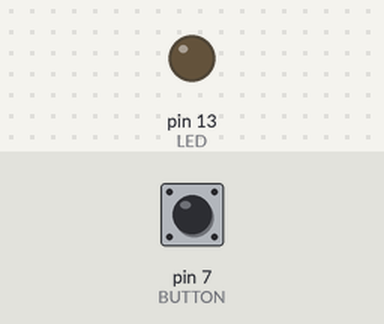
Recording of a sketch running on a simulated Arduino Uno, built with avr-gcc and run on an emulated ATmega328P. Shown: output pins drawn as LEDs (lit = HIGH). Inputs (shaded band) come from the test bench; at power-on: pin 7 (BUTTON) LOW.

Above: at 1.2 s.
1.3 s: pin 7 (BUTTON) pulled HIGH for 0.15 s
At 2.5 s:
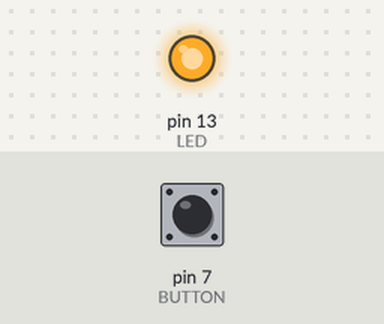
2.9 s: pin 7 (BUTTON) pulled HIGH for 1 s
At 3.9 s:
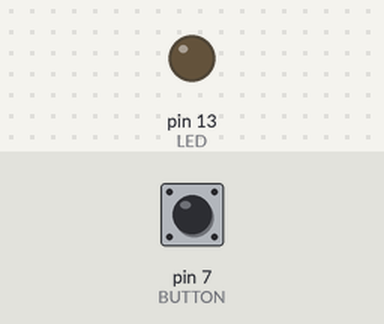
5.4 s: pin 7 (BUTTON) pulled HIGH for 3.2 s
At 5.8 s:
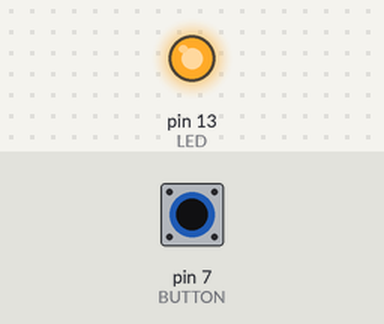
Timing chart, 0 to 8.4 s (numbered marks = the images above; inputs shaded):
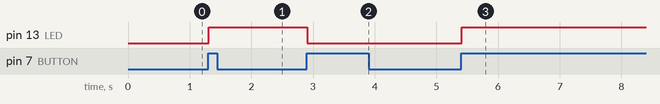

The sketch:

led-button-debouncing.ino
```cpp
/*
    LED toggle with Pushbutton including simple debouncing

    Turns an LED on when a button is pressed.

    The circuit:
    * Input  - Pushbutton connected to pin #7
    * Output - LED connected to pin #13

    Created AUG 2017
    By Dan Booth
*/

const int LED = 13;                 // pin for the LED
const int BUTTON = 7;               // pin for the pushbutton
const int TRANSITION_DELAY = 10;    // millisecond delay for the pushbutton bouncing

int buttonVal = 0;      // current button state
int prevButtonVal = 0;  // previous button state
int ledState = 0;       // led state - 0=off, 1=on

void setup() {
    pinMode(LED, OUTPUT);   // set the LED is an output
    pinMode(BUTTON, INPUT); // set the BUTTON is an input
}

void loop(){
    buttonVal = digitalRead(BUTTON);  // get the current value of the button

    // check for a transition from low to high
    if ((buttonVal == HIGH) && (prevButtonVal == LOW)){
        ledState = 1 - ledState;
        delay(TRANSITION_DELAY);
    }
    prevButtonVal = buttonVal;

    if (ledState == 1) {
        digitalWrite(LED, HIGH);  // turn LED on
    } else {
        digitalWrite(LED, LOW);  // turn LED off
    }
}
```

Measured:
- after the input at 1.3 s, pin 13 (LED): LOW → HIGH at once
- after the input at 2.9 s, pin 13 (LED): HIGH → LOW at once
- after the input at 5.4 s, pin 13 (LED): LOW → HIGH at once
